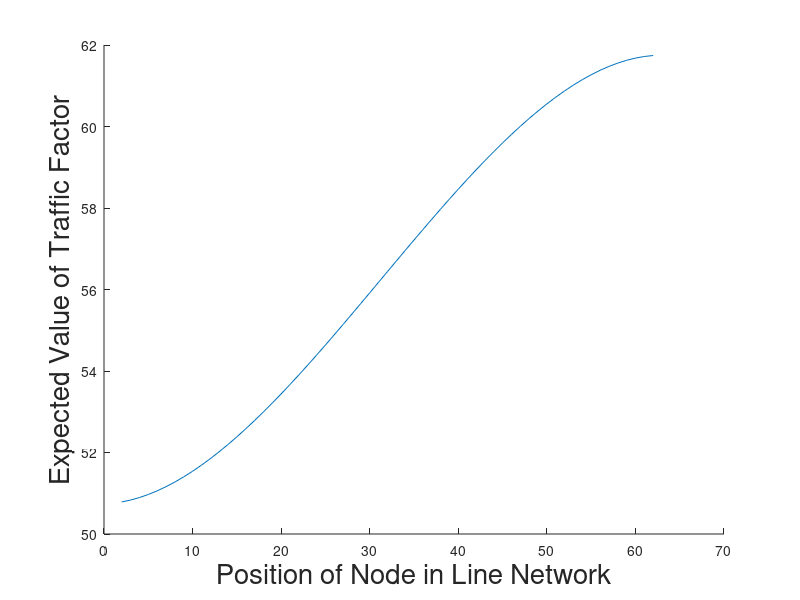

Write MATLAB code to recreate this figure.
clear;
font_size = 20;

num_nodes = 125;
N = num_nodes;
x = 1:num_nodes;
i_set = 1:62;
exp_TF = zeros(1,length(i_set));

hold on;
for i=i_set
    pdf_TF = zeros(1, length(num_nodes));

    % mu(x) = -0.016x^2 + 2x - 2
    % sigma(x) = -0.0011x^2 + 0.128x + 1.42
    % normpdf( x_vals, mu, sigma )

    %x_1 = i;
    %mu_1 = -0.016*x_1^2 + 2*x_1 - 2;
    %sigma_1 = -0.0011*x_1^2 + 0.128*x_1 + 1.42;
    mu_1 = (2*(i-1)*(N-i))/(N-1);
    sigma_1 = sqrt(((2*(i-1)*(N-i))/(N-1))*(1-(1/(N-1))));
    pdf_TF = pdf_TF + (i/N)*normpdf(x,mu_1,sigma_1);

    for k=i:(N/2-1)
        %x_2 = k;
        %mu_2 = -0.016*x_2^2 + 2*x_2 - 2;
        %sigma_2 = -0.0011*x_2^2 + 0.128*x_2 + 1.42;
        mu_2 = (2*(k-1)*(N-k))/(N-1);
        sigma_2 = sqrt(((2*(k-1)*(N-k))/(N-1))*(1-(1/(N-1))));
        pdf_TF = pdf_TF + ( (0.5-(i/N)) / ((N/2)-i) ) *normpdf(x,mu_2,sigma_2);
    end

    %x_3 = N/2;
    %mu_3 = -0.016*x_3^2 + 2*x_3 - 2;
    %sigma_3 = -0.0011*x_3^2 + 0.128*x_3 + 1.42;
    mu_3 = (N*(N/2-1))/(N-1);
    sigma_3 = sqrt(((N*(N/2-1))/(N-1))*(1-(1/(N-1))));
    pdf_TF = pdf_TF + (1/2)*normpdf(x,mu_3,sigma_3);
    
    exp_TF(i_set==i) = sum(x.*pdf_TF);
end

plot(i_set, exp_TF);
%title('Expected Value of TF for Selected Nodes in Line Network', 'FontSize',font_size);
xlabel('Position of Node in Line Network', 'FontSize',font_size);
ylabel('Expected Value of Traffic Factor', 'FontSize',font_size);

% t = cellstr(num2str(i_set', 'Node %i'));
% h_legend = legend(t{:});
% set(h_legend,'FontSize',14);

saveas(gcf, sprintf('./TF_figures/EV_TF_line_net_%i.pdf',num_nodes));